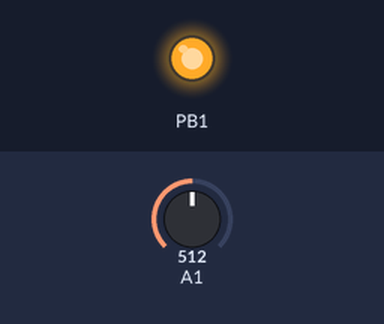
The sketch below on a simulated ATtiny85, built with avr-gcc and run on an emulated ATtiny85. Parts: output pins drawn as LEDs (lit = HIGH). Inputs (shaded band) come from the test bench; at power-on: A1 = 512.

Above: at 1.2 s.
1.3 s: A1 set to 23
2.8 s: A1 set to 19
At 4.0 s:
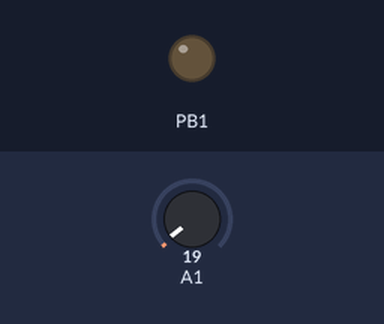
4.3 s: A1 set to 122
At 4.6 s:
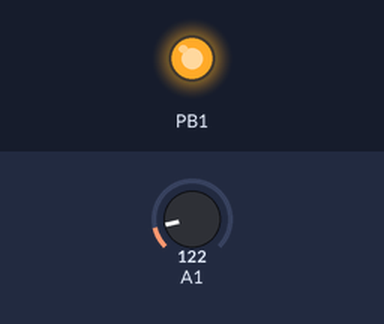
5.8 s: A1 set to 10
At 6.3 s:
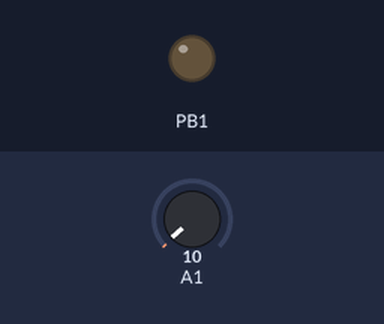
Timing chart, 0 to 8.3 s (numbered marks = the images above; inputs shaded):
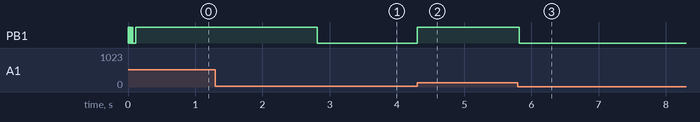

The sketch:

Attiny85SendSerial.ino
```cpp
#include <SendOnlySoftwareSerial.h>

SendOnlySoftwareSerial mySerial (PB0);  // Tx pin

void setup ()
  {
  mySerial.begin(115200);
  pinMode(PB1, OUTPUT);

  digitalWrite(PB1, HIGH);
  delay(10);
  digitalWrite(PB1, LOW);
  delay(10);
  digitalWrite(PB1, HIGH);
  delay(10);
  digitalWrite(PB1, LOW);
  delay(10);
  digitalWrite(PB1, HIGH);
  delay(10);
  digitalWrite(PB1, LOW);
  delay(10);
  digitalWrite(PB1, HIGH);
  delay(10);
  digitalWrite(PB1, LOW);


}


void loop ()
{
  if (analogRead(A1) > 20)
  {
  mySerial.println ("BANG!!!!");
    digitalWrite(PB1, HIGH);
    delay(25);
  }else{
    digitalWrite(PB1, LOW);

  }

  //delay (10);
}
```

Measured:
- the behaviour switches between 21 and 20 on A1 (found by bisection; images 0 and 1)
- after the input at 1.3 s, every drawn part: stays the same
- after the input at 2.8 s, PB1: HIGH → LOW at once
- after the input at 4.3 s, PB1: LOW → HIGH at once
- after the input at 5.8 s, PB1: HIGH → LOW at once
- by itself, PB1: alternates HIGH for 0.01 s and LOW for 0.01 s, 8 changes in all, then stays HIGH
